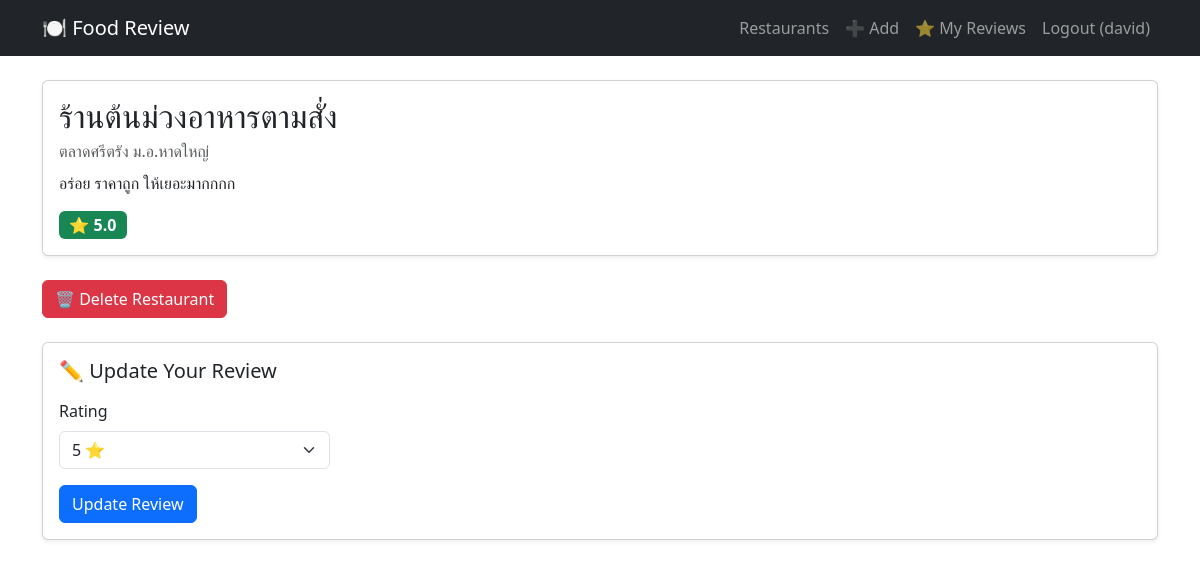
Screenshot of /restaurants/3 (signed in) with the database file from the repository.
### app.py (models this page shows)
class Restaurant(db.Model):
    id = db.Column(db.Integer, primary_key=True)
    name = db.Column(db.String(100), nullable=False)
    location = db.Column(db.String(200))
    description = db.Column(db.Text)
    reviews = db.relationship(
        "Review",
        backref="restaurant",
        cascade="all, delete",
        lazy=True
    )
    def avg_rating(self):
        if not self.reviews:
            return None
        return round(sum(r.rating for r in self.reviews) / len(self.reviews), 1)

class Review(db.Model):
    id = db.Column(db.Integer, primary_key=True)
    rating = db.Column(db.Integer, nullable=False)
    restaurant_id = db.Column(
        db.Integer,
        db.ForeignKey("restaurant.id"),
        nullable=False
    )
    user_id = db.Column(
        db.Integer,
        db.ForeignKey("user.id"),
        nullable=False
    )

### app.py (the view)
@app.route("/restaurants/<int:id>")
def restaurant_detail(id):
    restaurant = Restaurant.query.get_or_404(id)
    user_review = None
    if "user_id" in session:
        user_review = Review.query.filter_by(
            restaurant_id=id,
            user_id=session["user_id"]
        ).first()
    return render_template(
        "restaurant_detail.html",
        restaurant=restaurant,
        user_review=user_review
    )

### templates/restaurant_detail.html (shortened to what this page needs)
{% extends "base.html" %}
{% block content %}
<div class="card shadow-sm mb-4">
  <div class="card-body">
    <h2 class="mb-1">{{ restaurant.name }}</h2>
    <p class="text-muted mb-2">{{ restaurant.location }}</p>
    <p>{{ restaurant.description }}</p>
    {% if restaurant.avg_rating() %}
      <span class="badge bg-success fs-6">
        ⭐ {{ restaurant.avg_rating() }}
      </span>
    {% else %}
      <span class="badge bg-secondary fs-6">
        No ratings yet
      </span>
    {% endif %}
  </div>
</div>
{% if session.get("user_id") and user_review %}
<div class="mb-4">
  <form method="post"
        action="/restaurants/{{ restaurant.id }}/delete"
        onsubmit="return confirm('Are you sure you want to delete this restaurant?')">
    <button class="btn btn-danger">
      🗑️ Delete Restaurant
    </button>
  </form>
</div>
{% endif %}
<div class="card shadow-sm">
  <div class="card-body">
    {% if session.get("user_id") %}
      <h5 class="mb-3">
        {% if user_review %}
          ✏️ Update Your Review
        {% else %}
          ⭐ Add Your Review
        {% endif %}
      </h5>
      <form method="post" action="/restaurants/{{ restaurant.id }}/review">
        <div class="mb-3">
          <label class="form-label">Rating</label>
          <select name="rating" class="form-select w-25" required>
            {% for i in range(1, 6) %}
              <option value="{{ i }}"
                {% if user_review and user_review.rating == i %}
                  selected
                {% endif %}
              >
                {{ i }} ⭐
              </option>
            {% endfor %}
          </select>
        </div>
        <button type="submit" class="btn btn-primary">
          {% if user_review %}
            Update Review
          {% else %}
            Submit Review
          {% endif %}
        </button>
      </form>
    {% else %}
      <p class="text-muted mb-0">
        🔒 Please <a href="/login">login</a> to review this restaurant.
      </p>
    {% endif %}
  </div>
</div>
{% endblock %}

### rows the page displays
Restaurant: name "ร้านต้นม่วงอาหารตามสั่ง", location "ตลาดศรีตรัง ม.อ.หาดใหญ่", description "อร่อย ราคาถูก ให้เยอะมากกกก"
Review: avg_rating "5.0", rating "5 ⭐"

### other values shown
{{ session.get("username") }} "david"
